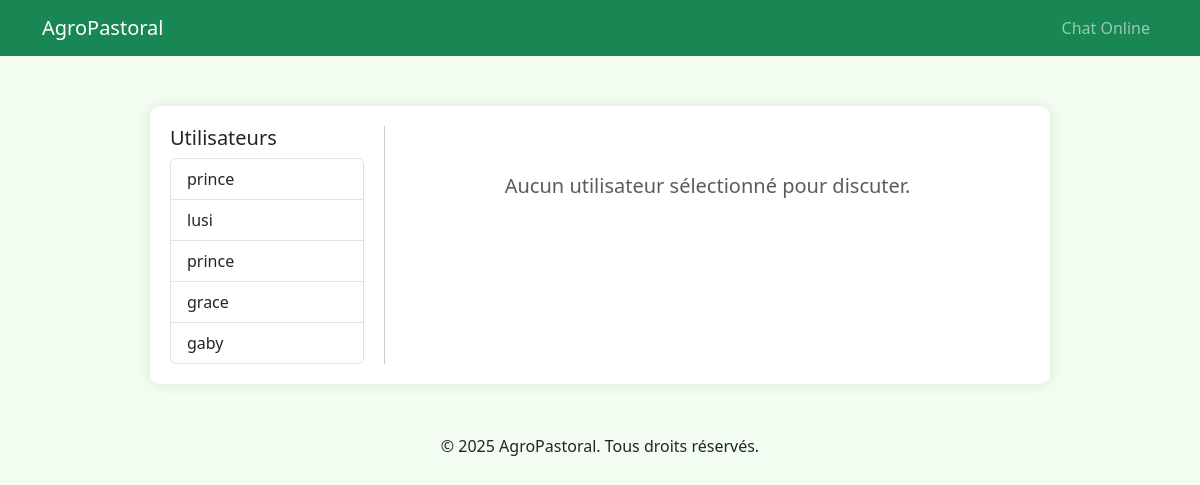
Page /chat.php (signed in) on the committed database.
### tables this page shows
CREATE TABLE `utilisateur` (
  `id_utilisateur` int(11) NOT NULL,
  `nom` varchar(100) NOT NULL,
  `email` varchar(100) NOT NULL,
  `mot_de_passe_hash` varchar(255) NOT NULL,
  `role` enum('admin','vendeur','acheteur') NOT NULL,
  `telephone` varchar(20) DEFAULT NULL,
  `adresse` text DEFAULT NULL,
  `date_inscription` datetime DEFAULT current_timestamp(),
  `status` enum('online','offline') DEFAULT 'offline',
  `abonnement_actif` tinyint(1) DEFAULT 0,
  `date_abonnement` date DEFAULT NULL,
  `date_expiration` date DEFAULT NULL,
  `paiement_effectue` tinyint(1) NOT NULL DEFAULT 0,
  `photo` varchar(255) DEFAULT NULL
);

### chat.php (the view, shortened to what this page needs)
<?php
$host = 'localhost';
$dbname = 'agropastoral';
$username = 'root';
$password = '';
try {
    $pdo = new PDO("mysql:host=$host;dbname=$dbname;charset=utf8", $username, $password);
    $pdo->setAttribute(PDO::ATTR_ERRMODE, PDO::ERRMODE_EXCEPTION);
} catch (PDOException $e) {
    die("Erreur de connexion : " . $e->getMessage());
}
$current_user = $_SESSION['id_utilisateur'];
$stmt = $pdo->prepare("SELECT abonnement_actif, paiement_effectue FROM utilisateur WHERE id_utilisateur = ?");
$stmt->execute([$current_user]);
$user = $stmt->fetch();
if ($user['paiement_effectue'] && !$user['abonnement_actif']) {
    $abonnement_en_attente = true;
} else {
    $abonnement_en_attente = false;
}
$stmt = $pdo->prepare("SELECT id_utilisateur, nom FROM utilisateur WHERE id_utilisateur != ?");
$stmt->execute([$current_user]);
$utilisateurs = $stmt->fetchAll();
$receiver_id = isset($_GET['user']) ? (int)$_GET['user'] : 0;
?>
<!DOCTYPE html>
<html lang="fr">
<head>
    <link href="https://cdn.jsdelivr.net/npm/bootstrap@5.3.3/dist/css/bootstrap.min.css" rel="stylesheet">
    <link rel="stylesheet" href="https://cdnjs.cloudflare.com/ajax/libs/font-awesome/6.4.0/css/all.min.css">
</head>
<body>
<nav class="navbar navbar-expand-lg navbar-dark bg-success sticky-top">
    <div class="container">
        <a class="navbar-brand" href="#">AgroPastoral</a>
        <div class="collapse navbar-collapse" id="navbarNav">
            <ul class="navbar-nav ms-auto">
                <li class="nav-item"><a class="nav-link" href="chat.php">Chat Online</a></li>
            </ul>
        </div>
    </div>
</nav>
<div class="container chat-box d-flex">
    <div class="col-3 user-list">
        <h5>Utilisateurs</h5>
        <ul class="list-group">
            <?php foreach ($utilisateurs as $u): ?>
                <a href="chat.php?user=<?= $u['id_utilisateur'] ?>" class="list-group-item <?= ($receiver_id == $u['id_utilisateur']) ? 'active' : '' ?>">
                    <?= htmlspecialchars($u['nom']) ?>
                </a>
            <?php endforeach; ?>
        </ul>
    </div>
    <div class="col-9">
        <?php if ($abonnement_en_attente): ?>
            <div class="alert alert-warning text-center">
                <h4>⏳ Abonnement en attente !</h4>
                <p>Votre abonnement a été payé mais il n'a pas encore été activé par l'administrateur. Vous ne pouvez pas utiliser le chat pour le moment.</p>
            </div>
        <?php else: ?>
            <div class="text-center text-muted mt-5">
                <h5>Aucun utilisateur sélectionné pour discuter.</h5>
            </div>
        <?php endif; ?>
    </div>
</div>
<footer class="text-center mt-5">
    <p>&copy; 2025 AgroPastoral. Tous droits réservés.</p>
</footer>
</body>
</html>

### chat.php (style rules this page uses)
body { background-color: #f3fdf2; }
.chat-box { max-width: 900px; margin: 50px auto; background: #fff; border-radius: 10px; box-shadow: 0 0 15px rgba(0,0,0,0.1); padding: 20px; }
.user-list { border-right: 1px solid #ccc; padding-right: 20px; }

### rows in the picture
utilisateur: nom "prince"
utilisateur: nom "lusi"
utilisateur: nom "prince"
utilisateur: nom "grace"
utilisateur: nom "gaby"
